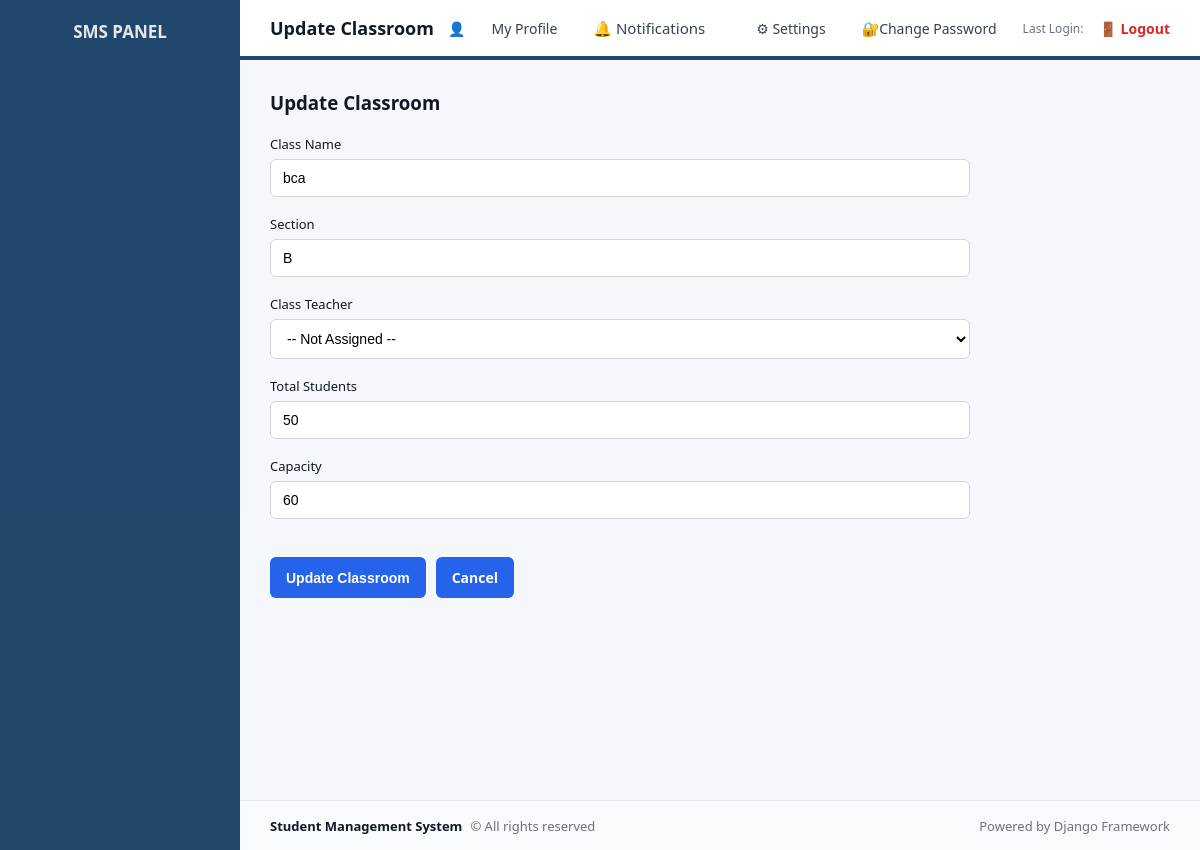
The app's page /classroom/update/1/, older data.
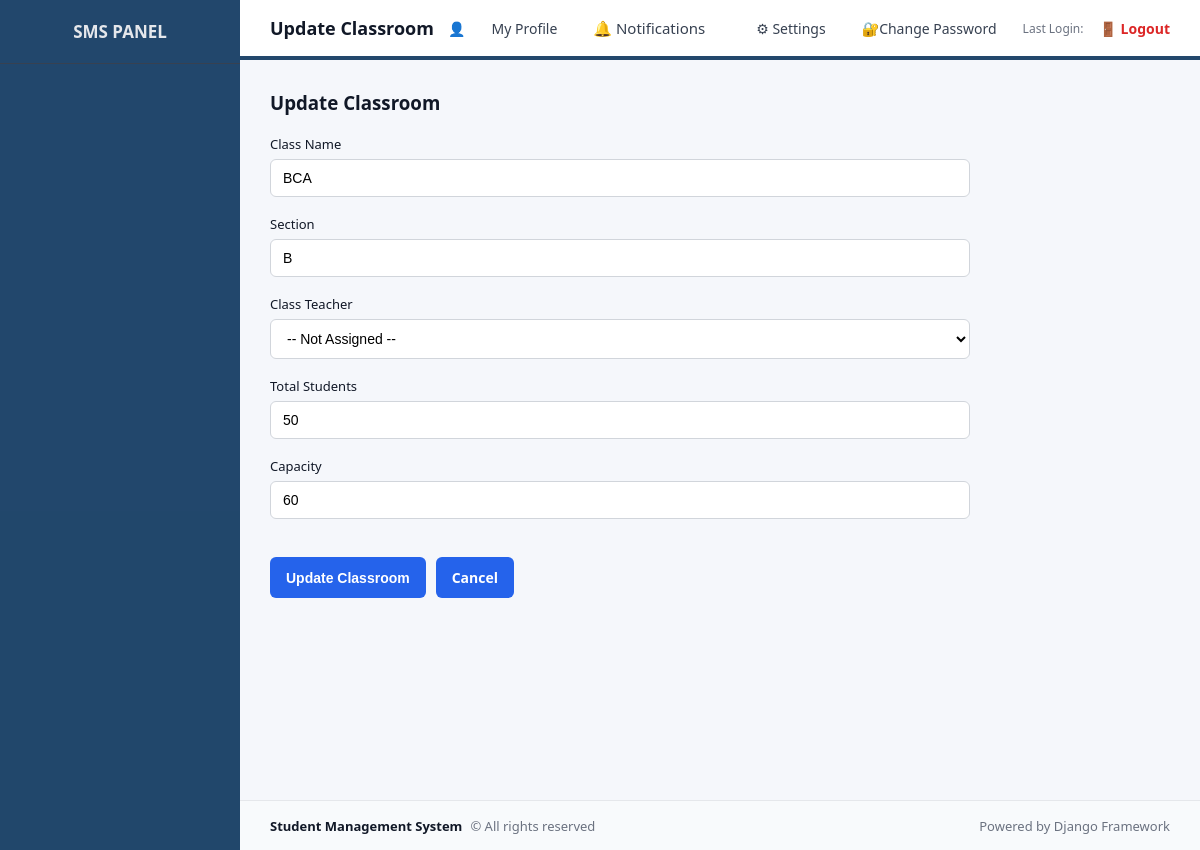
The same page, newer data.
### school/models.py (models this page shows, shortened)
class ClassRoom(models.Model):
    class_name = models.CharField(max_length=50)
    section = models.CharField(max_length=10)
    class_teacher = models.ForeignKey(
        User,
        on_delete=models.SET_NULL,
        null=True,
        blank=True,
        related_name='class_teacher'
    )
    total_students = models.PositiveIntegerField()
    capacity = models.PositiveIntegerField()
    class meta :
        unique_together = ('class_name', 'section')
        ordering = ('class_name', 'section')

### school/views.py (the view, shortened to what this page needs)
# urls.py: path('classroom/update/<int:id>/', views.update_classroom, name='update_classroom'),
def update_classroom(request, id):
    classroom = get_object_or_404(ClassRoom, id=id)
    teachers = Teacher.objects.select_related('user')
    return render(request, 'school/update_classroom.html', {
        'classroom': classroom,
        'teachers': teachers
    })

### school/context_processors.py (called while the page is built)
def notification_count(request):
    if request.user.is_authenticated:
        count = Notification.objects.filter(
            user = request.user,
            is_read = False
        ).count()
    else:
        count = 0
    return {'notification_count': count}

def user_roles(request):
    user = request.user
    return {
        'is_admin': user.is_authenticated and (
            user.is_superuser or user.groups.filter(name='Admin').exists()
        ),
        'is_teacher': user.is_authenticated and user.groups.filter(name='Teacher').exists(),
        'is_student': user.is_authenticated and user.groups.filter(name='Student').exists(),
    }

### templates/school/update_classroom.html (shortened to what this page needs)
{% extends "school/base.html" %}
{% block page_title %}Update Classroom{% endblock %}
{% block content %}
<div class="card" style="max-width: 700px;">
    <h3 style="margin-bottom: 20px;">Update Classroom</h3>
    <form method="POST">
        <label>Class Name</label>
        <input type="text"
               name="class_name"
               value="{{ classroom.class_name }}"
               required>
        <label>Section</label>
        <input type="text"
               name="section"
               value="{{ classroom.section }}"
               required>
        <label>Class Teacher</label>
        <select name="class_teacher">
            <option value="">-- Not Assigned --</option>
        </select>
        <label>Total Students</label>
        <input type="number"
               name="total_students"
               value="{{ classroom.total_students }}"
               min="0"
               required>
        <label>Capacity</label>
        <input type="number"
               name="capacity"
               value="{{ classroom.capacity }}"
               min="1"
               required>
        <div style="margin-top: 20px; display:flex; gap:10px;">
            <button type="submit" class="btn">Update Classroom</button>
            <a href="{% url 'view_classroom' %}" class="btn btn-secondary">
                Cancel
            </a>
        </div>
    </form>
</div>
{% endblock %}

Row changes from the older to the newer data that the page shows:
changed ClassRoom: class_name "bca" → "BCA"
